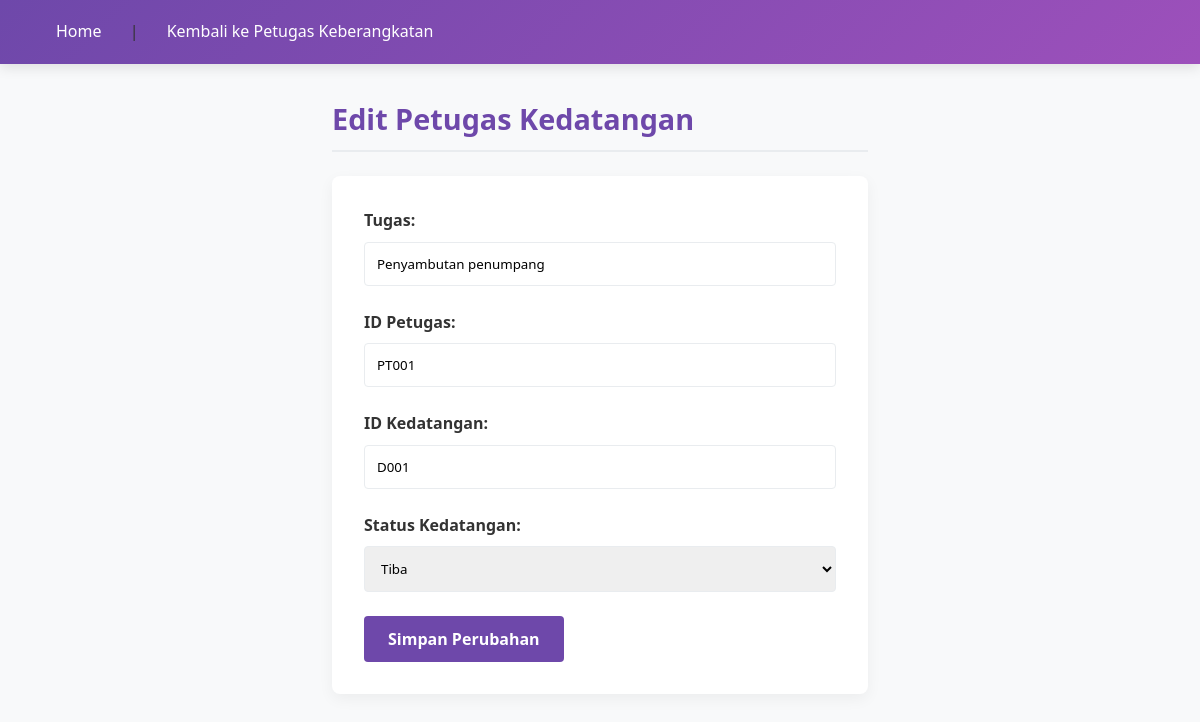
/petugas/edit_petugas_kedatangan.php?id=PD001, run on the app's committed database.
### tables this page shows
CREATE TABLE `petugas_kedatangan` (
  `id` varchar(50) NOT NULL,
  `id_kedatangan` varchar(50) DEFAULT NULL,
  `tugas` varchar(100) DEFAULT NULL,
  `id_petugas` varchar(50) DEFAULT NULL
);

CREATE TABLE `kedatangan` (
  `id_kedatangan` varchar(50) NOT NULL,
  `id_jadwal` varchar(50) DEFAULT NULL,
  `id_terminal` varchar(50) DEFAULT NULL,
  `waktu_kedatangan` datetime DEFAULT NULL,
  `status` varchar(20) DEFAULT NULL
);

### petugas/edit_petugas_kedatangan.php (the view, shortened to what this page needs)
<?php
include '../db.php';
$id = $_GET['id'];
$sql = "SELECT pk.id, pk.tugas, pk.id_petugas, pk.id_kedatangan, p.nama AS nama_petugas, k.status AS status_kedatangan
        FROM petugas_kedatangan pk
        JOIN petugas p ON pk.id_petugas = p.id_petugas
        JOIN kedatangan k ON pk.id_kedatangan = k.id_kedatangan
        WHERE pk.id = '$id'";
$result = $conn->query($sql);
if ($result->num_rows > 0) {
    $row = $result->fetch_assoc();
} else {
    echo "Data tidak ditemukan.";
    exit;
}
?>
<!DOCTYPE html>
<html lang="id">
<head>
</head>
<body>
    <nav>
        <a href="../index.php">Home</a> |
        <a href="../daftar_petugas.php">Kembali ke Petugas Keberangkatan</a>
    </nav>
    <main>
        <h2>Edit Petugas Kedatangan</h2>
        <form action="" method="post">
            <label for="tugas">Tugas:</label>
            <input type="text" id="tugas" name="tugas" value="<?php echo htmlspecialchars($row['tugas']); ?>" required>
            <label for="id_petugas">ID Petugas:</label>
            <input type="text" id="id_petugas" name="id_petugas" value="<?php echo htmlspecialchars($row['id_petugas']); ?>" required>
            <label for="id_kedatangan">ID Kedatangan:</label>
            <input type="text" id="id_kedatangan" name="id_kedatangan" value="<?php echo htmlspecialchars($row['id_kedatangan']); ?>" required>
            <label for="status">Status Kedatangan:</label>
            <select id="status" name="status" required>
                <option value="Tiba" <?php echo ($row['status_kedatangan'] == 'Tiba') ? 'selected' : ''; ?>>Tiba</option>
            </select>
            <input type="submit" value="Simpan Perubahan">
        </form>
    </main>
</body>
</html>

### petugas/edit_petugas_kedatangan.php (style rules this page uses)
* { margin: 0; padding: 0; box-sizing: border-box; font-family: 'Segoe UI', Tahoma, Geneva, Verdana, sans-serif; }
body { background-color: #f8f9fa; color: #333; line-height: 1.6; }
nav { background: linear-gradient(135deg, #6e48aa 0%, #9d50bb 100%); padding: 1.2rem 2rem; box-shadow: 0 4px 12px rgba(0, 0, 0, 0.1); margin-bottom: 2rem; }
nav a { color: white; text-decoration: none; font-weight: 500; margin: 0 0.5rem; padding: 0.5rem 1rem; border-radius: 4px; transition: all 0.3s ease; }
main { max-width: 600px; margin: 0 auto; padding: 0 2rem; }
h2 { color: #6e48aa; margin: 1.5rem 0; font-size: 1.8rem; font-weight: 600; padding-bottom: 0.5rem; border-bottom: 2px solid #e9ecef; }
form { background-color: white; padding: 2rem; border-radius: 8px; box-shadow: 0 5px 15px rgba(0, 0, 0, 0.05); }
label { display: block; margin-bottom: 0.5rem; font-weight: 600; }
input[type="text"], select { width: 100%; padding: 0.75rem; margin-bottom: 1.5rem; border: 1px solid #e9ecef; border-radius: 4px; }
input[type="submit"] { background-color: #6e48aa; color: white; padding: 0.75rem 1.5rem; border: none; border-radius: 4px; cursor: pointer; font-size: 1rem; font-weight: 600; }

### data on the page
petugas_kedatangan: tugas "Penyambutan penumpang", id_petugas "PT001", id_kedatangan "D001"
kedatangan: status "Tiba"
